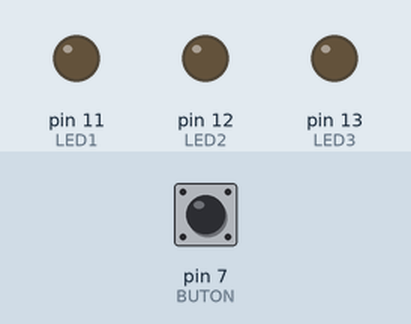
Simulated run of this sketch. Board: Arduino Uno, built with avr-gcc and run on an emulated ATmega328P. On the bench: output pins drawn as LEDs (lit = HIGH). Inputs (shaded band) come from the test bench; at power-on: pin 7 (BUTON) HIGH.

Above: at 1.2 s.
1.3 s: pin 7 (BUTON) pulled LOW for 0.15 s
At 1.8 s:
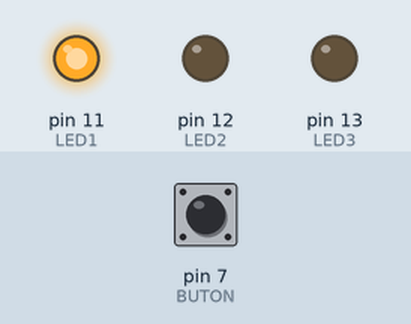
3.0 s: pin 7 (BUTON) pulled LOW for 1 s
At 4.3 s:
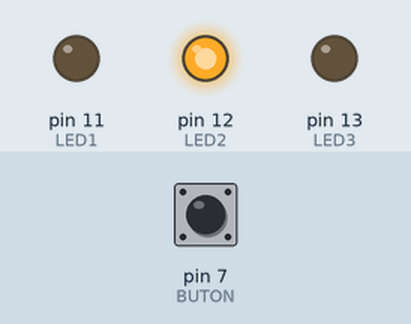
5.5 s: pin 7 (BUTON) pulled LOW for 0.15 s
At 6.2 s:
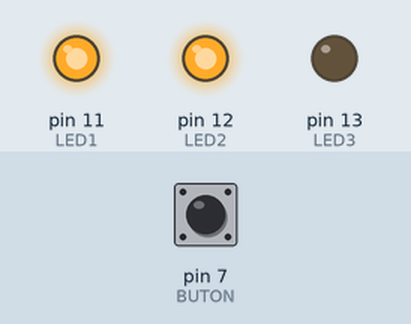
7.2 s: pin 7 (BUTON) pulled LOW for 3.2 s
At 8.7 s:
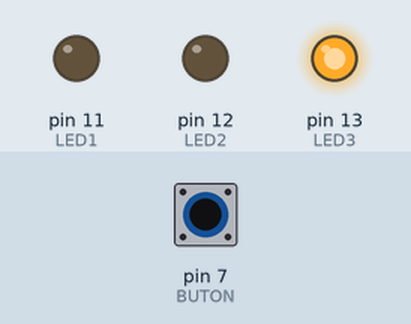
11.9 s: pin 7 (BUTON) pulled LOW for 0.15 s
At 13.3 s:
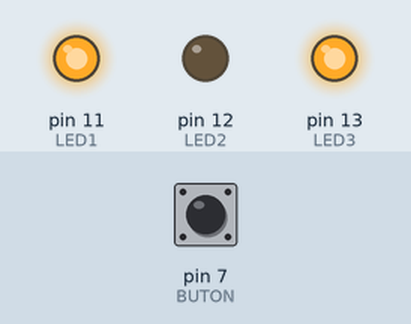
13.6 s: pin 7 (BUTON) pulled LOW for 1 s
At 14.7 s:
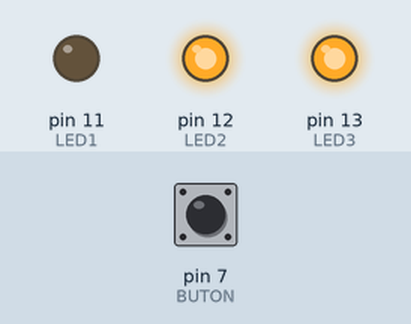
Timing chart, 0 to 16.6 s (numbered marks = the images above; inputs shaded):
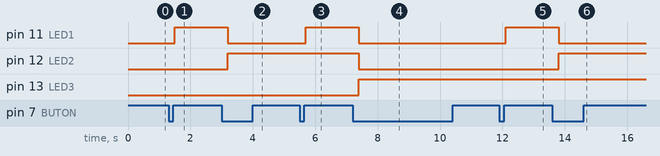

Measured:
- after the input at 1.3 s, pin 11 (LED1): LOW → HIGH after 0.20 s
- after the input at 3.0 s, pin 11 (LED1): HIGH → LOW after 0.20 s; pin 12 (LED2): LOW → HIGH after 0.20 s
- after the input at 5.5 s, pin 11 (LED1): LOW → HIGH after 0.20 s
- after the input at 7.2 s, pin 11 (LED1), pin 12 (LED2): HIGH → LOW after 0.20 s; pin 13 (LED3): LOW → HIGH after 0.20 s
- after the input at 11.9 s, pin 11 (LED1): LOW → HIGH after 0.20 s
- after the input at 13.6 s, pin 11 (LED1): HIGH → LOW after 0.20 s; pin 12 (LED2): LOW → HIGH after 0.20 s

The sketch:

binary_sayi_led_kontrol.ino
```cpp
// ====== LED PINLERI ======
#define LED1 11   // en düşük bit (1)
#define LED2 12   // orta bit (2)
#define LED3 13   // en yüksek bit (4)

// ====== BUTON PINI ======
#define BUTON 7   // pull-up buton (basınca LOW olur)

int sayi = 0;     // 0-7 arası dönecek

void setup() {
  pinMode(LED1, OUTPUT);
  pinMode(LED2, OUTPUT);
  pinMode(LED3, OUTPUT);

  pinMode(BUTON, INPUT_PULLUP); // çok önemli

  ledGoster();
}

void loop() {
  // Butona basıldı mı?
  if (digitalRead(BUTON) == LOW) {
    delay(200); // buton zıplamasını azaltır

    // sayıyı artır
    sayi++;
    if (sayi > 7) sayi = 0;

    ledGoster();

    // buton bırakılana kadar bekle (1 basış = 1 artırma)
    while (digitalRead(BUTON) == LOW) { }
  }
}

// Sayıyı ikilik sistemle LED'lere yazdır
void ledGoster() {
  digitalWrite(LED1, (sayi & 1) ? HIGH : LOW); // 1'ler biti
  digitalWrite(LED2, (sayi & 2) ? HIGH : LOW); // 2'ler biti
  digitalWrite(LED3, (sayi & 4) ? HIGH : LOW); // 4'ler biti
}
```
